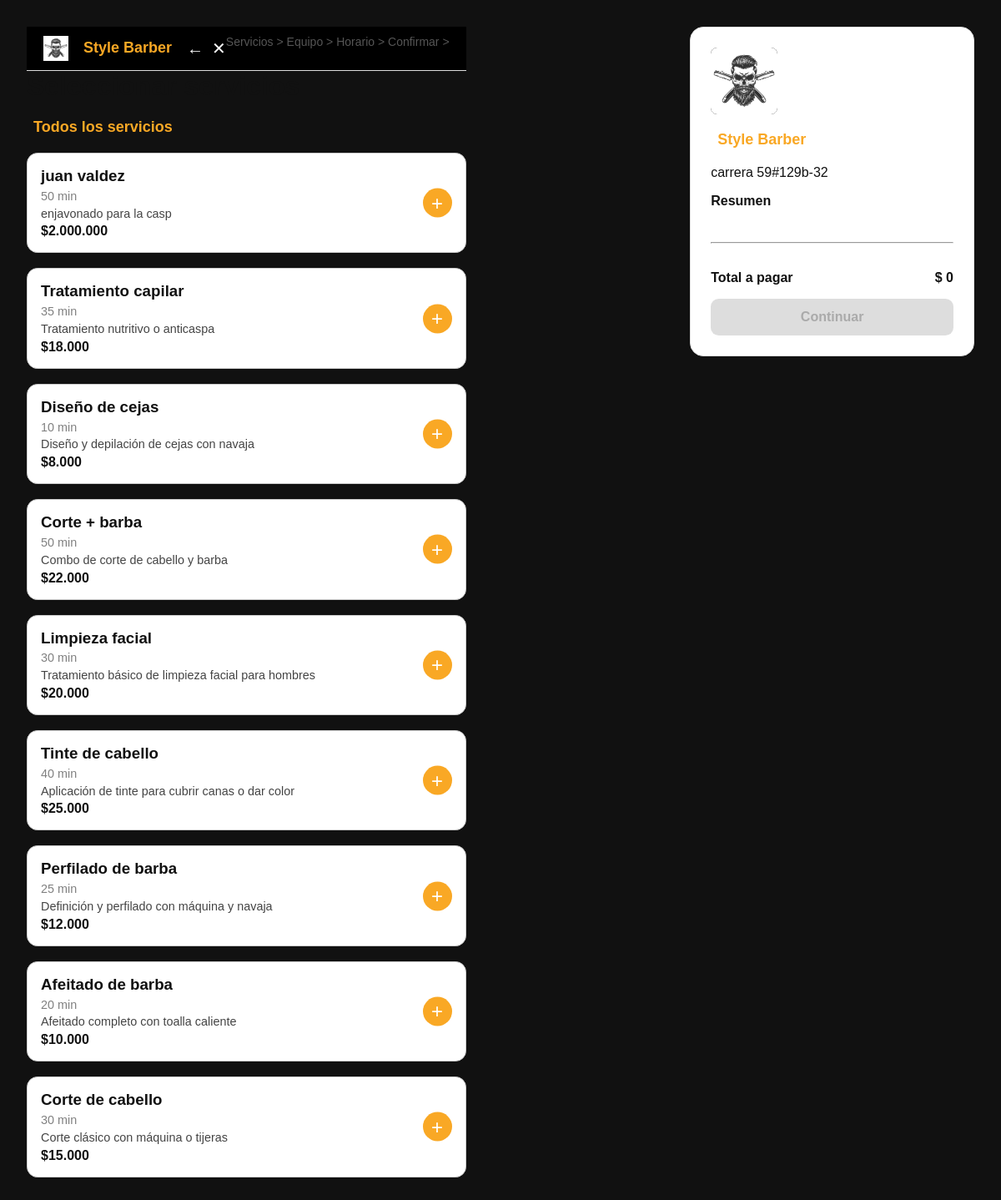
Before: /agendar-cita/servicios with the older database file.
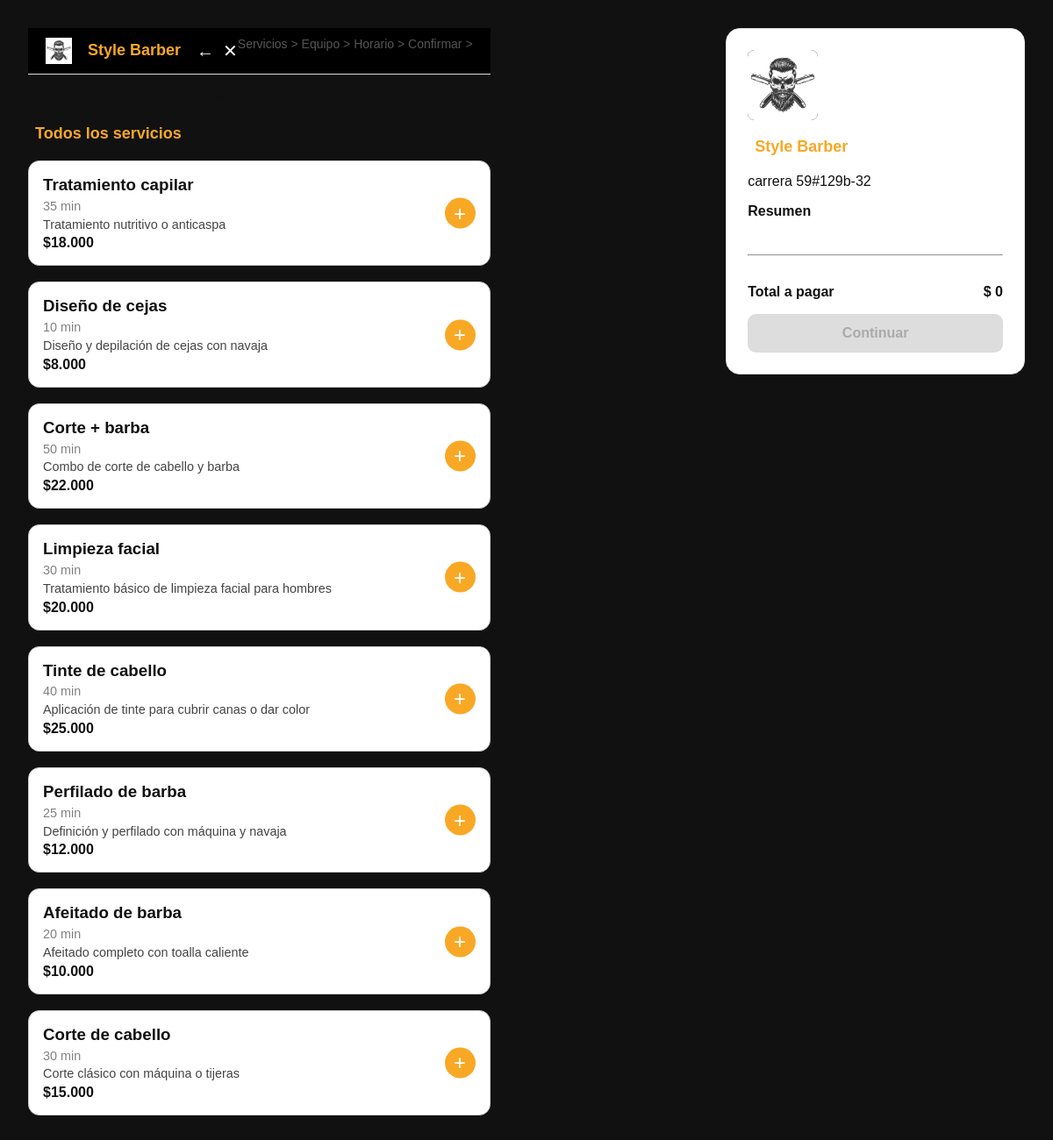
After: the same page with the newer database file.
### tables this page shows
CREATE TABLE `servicios` (
  `id_servicio` int(11) NOT NULL,
  `nombre` varchar(100) NOT NULL,
  `descripcion` text DEFAULT NULL,
  `precio` int(10) NOT NULL,
  `duracion_min` int(11) NOT NULL
);

### index.php (called while the page is built, shortened)
<?php
require_once __DIR__ . "/app/router.php";
$requestUri = $_SERVER['REQUEST_URI'];
$basePath = "/barber";
$route = str_replace($basePath, "", $requestUri);
$route = trim($route, "/");
$router = new Router();
$router->handle($route);
?>

### app/config/Database.php (called while the page is built, shortened)
<?php
class Database {
    private $host = "localhost";
    private $db_name = "style_barber";
    private $username = "root";
    private $password = "";
    private $conn;
    public function __construct() {
        try {
            $this->conn = new PDO(
                "mysql:host={$this->host};dbname={$this->db_name};charset=utf8",
                $this->username,
                $this->password
            );
            $this->conn->setAttribute(PDO::ATTR_ERRMODE, PDO::ERRMODE_EXCEPTION);
        } catch (PDOException $e) {
            die(json_encode([
                "success" => false,
                "message" => "Error de conexión: " . $e->getMessage()
            ]));
        }
    }
    public function getConnection(): PDO {
        return $this->conn;
    }
}
?>

### app/modulos/servicios/modelo.php (called while the page is built, shortened)
<?php
require_once __DIR__ . "/../../config/Database.php";
class Servicio{
    private $conn;
    private $table = 'servicios';
    public function __construct() {
        $db = new Database();
        $this->conn = $db->getConnection();
    }
    public function leerTodos(): array {
        $query = "SELECT * FROM {$this->table} ORDER BY id_servicio DESC";
        $stmt = $this->conn->prepare($query);
        $stmt->execute();
        return $stmt->fetchAll(PDO::FETCH_ASSOC);
    }
}

### app/agendarcita/vista/servicios.php (the view, shortened to what this page needs)
<!DOCTYPE html>
<html lang="en">
<head>
    <link rel="stylesheet" href="/barber/public/css/agendarCita.css">
</head>
<body>
    <div class="container">
    <nav class="navbar">
  <div class="top-action">
    <img src="/barber/public/imagenes/logo.jpg" alt="logo" width="30" height="30" class="me-2">
    <span class="warning-title">Style Barber</span>
    <button class="btn-icon btn-back" title="Volver">←</button>
    <button class="btn-icon btn-cancel" title="Cancelar y volver al inicio">✕</button>
  </div>
  <div class="breadcrumb">
    <span>Servicios</span> &gt;
    <span>Equipo</span> &gt;
    <span>Horario</span> &gt;
    <span>Confirmar</span> &gt;
  </div>
</nav>
<h1>Seleccionar servicios</h1>
        <h2 class="warning-title">Todos los servicios</h2>
        <?php foreach ($stmt as $row): ?>
        <div class="service">
                <h3><?= htmlspecialchars($row['nombre']) ?></h3>
                <p class="duration"><?= $row['duracion_min'] ?> min</p>
                <p class="description">
                   <?= htmlspecialchars($row['descripcion']) ?>
                </p>
                <p class="price">$<?= number_format($row['precio'], 0, ',', '.') ?></p>
                <button class="toggle-btn " data-name="<?= htmlspecialchars($row['nombre']) ?>" data-price="<?= number_format($row['precio'], 0, ',', '.') ?>" onclick="toggleService(this)">+</button>
            </div>
            <br>
        <?php endforeach; ?>
        </div>
    <aside class="sumary">
        <div class="shop-info">
            <img src="/barber/public/imagenes/logo.jpg" alt="Logo Barberia" class="shop-logo">
        </div>
        <strong class="warning-title">Style Barber</strong>
        <p>carrera 59#129b-32</p>
    <div class="sumary-services" id="sumary-list" style="margin-bottom: 1em;">
    </div>
      <hr>
      <div class="total">
       <strong>Total a pagar</strong>
       <strong id="total-amount">$ 0</strong>
      </div>
      <button class="btn-continue"  disabled>Continuar</button>
    </aside>
</body>
</html>

### app/router.php (shortened to what this page needs)
<?php
class Router {
    public function handle(string $route): void {
        $segments = explode("/", trim($route, "/"));
        $mainRoute = $segments[0] ?? "";
        switch ($mainRoute) {
            case "agendar-cita":
                require_once __DIR__ . "/agendarcita/controlador.php";
                $controller = new \App\AgendarCita\AgendarCitaController();
                $controller->index($subRoute);
                break;
        }
    }
}
?>

### app/agendarcita/controlador.php (shortened to what this page needs)
<?php
require_once __DIR__ . "/../modulos/servicios/modelo.php";
require_once __DIR__ . "/../modulos/barberos/modelo.php";
class AgendarCitaController {
    private $servicio;
    public function __construct() {
        $this->servicio = new Servicio();
    }
    public function index(string $subRoute = ""): void {
        $sub = $subRoute;
        switch($sub){
            case "servicios":
                $stmt = $this->servicio->leerTodos();
                require __DIR__ . "/vista/servicios.php";
                break;
        }
    }
}
?>

### public/css/agendarCita.css (style rules this page uses)
* { margin: 0; padding: 0; box-sizing: border-box; font-family: sans-serif; }
body { display: flex; justify-content: space-between; padding: 2rem; background-color: #111; color: #111; }
.container { max-width: 60%; }
.breadcrumb { color: gray; margin-bottom: 1rem; font-size: 0.9rem; }
h1 { font-size: 2rem; margin-bottom: 1rem; }
h2 { font-size: 1.3rem; margin-bottom: 1rem; }
.service { border: 1px solid #ccc; border-radius: 0.8rem; background-color: white; padding: 1rem; position: relative; transition: border 0.3s; }
.service h3 { font-weight: bold; }
.service .duration { font-size: 0.9rem; color: gray; margin: 0.3rem 0; }
.service .description { font-size: 0.9rem; color: #444; margin: 0.3rem 0; }
.service .price { font-weight: bold; }
.service button { align-items: flex-end; border: none; font-size: 1.5rem; border-radius: 50%; width: 35px; height: 35px; cursor: pointer; background-color: #f9a825; color: white; }
.sumary { width: 30%; background-color: white; border: 1px solid #ddd; border-radius: 1rem; padding: 1.5rem; display: flex; flex-direction: column; gap: 1rem; position: sticky; top: 2rem; height: fit-content; }
.shop-info { display: flex; align-items: center; gap: 1rem; }
.shop-logo { width: 80px; height: 80px; border-radius: 0.5rem; object-fit: contain; background-color: black; }
.toggle-btn { position: absolute; right: 1rem; top: 50%; transform: translateY(-50%); border: none; font-size: 1.5rem; border-radius: 50%; width: 35px; height: 35px; cursor: pointer; background-color: #ddd; color: black; transition: all 0.3s ease; }
.btn-continue { background-color: #f9a825; color: white; border: none; padding: 0.8rem; border: none; border-radius: 0.6rem; width: 100%; font-size: 1rem; font-weight: bold; cursor: pointer; transition: 0.3s; }
.btn-continue:disabled { background-color: #ddd; color: #aaa; cursor: not-allowed; }
.total { display: flex; justify-content: space-between; font-weight: bold; margin-top: 1rem; }
.btn-icon { background: none; border: none; font-size: 1.5rem; cursor: pointer; color: white; transition: color 0.2s; }
.navbar { display: flex; justify-content: space-between; align-items: center; background-color: black; border-bottom: 1px solid #ddd; padding: 10px 20px; position: sticky; top: 0; z-index: 1000; }
.top-action { display: flex; gap: 10px; }
.btn-icon { background-color: transparent; border: none; font-size: 20px; cursor: pointer; }
.breadcrumb { font-size: 14px; color: #555; }
.warning-title { color: #f9a825; padding: 4px 8px; border-radius: 6px; font-weight: bold; font-size: 18px; display: inline-block; }

Changed rows visible on the page:
removed servicios: nombre "juan valdez", duracion_min "50", descripcion "enjavonado para la casp", precio "2.000.000"
